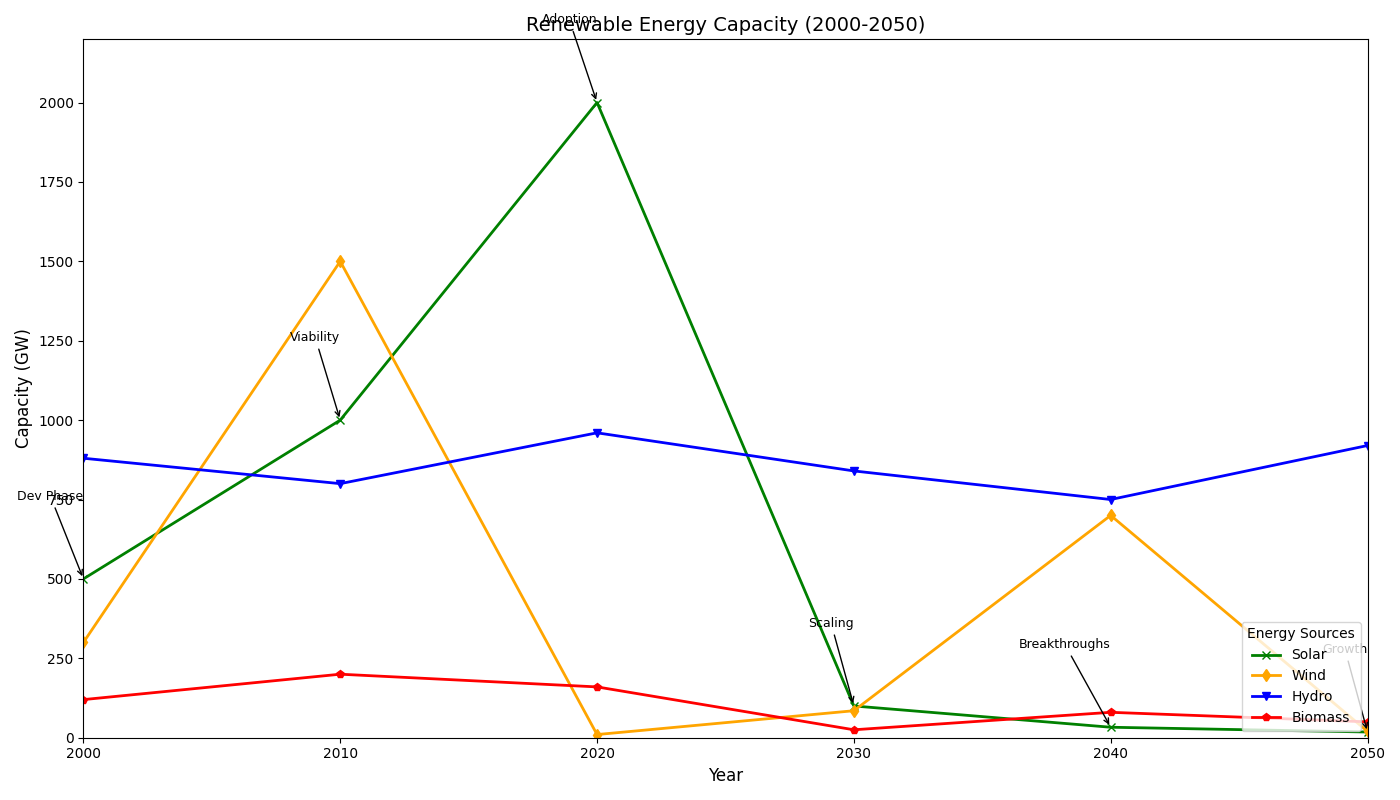

The Python source for this figure:
import matplotlib.pyplot as plt
import numpy as np

years = np.arange(2000, 2060, 10)

solar_capacity = [500, 1000, 2000, 100, 33, 18]
wind_capacity = [300, 1500, 10, 85, 700, 20]
hydro_capacity = [880, 800, 960, 840, 750, 920]
biomass_capacity = [120, 200, 160, 25, 80, 50]

milestones = [
    "Dev Phase",
    "Viability",
    "Adoption",
    "Scaling",
    "Breakthroughs",
    "Growth"
]

fig, ax = plt.subplots(figsize=(14, 8))
ax.plot(years, solar_capacity, marker='x', linestyle='-', color='green', linewidth=2, label='Solar')
ax.plot(years, wind_capacity, marker='d', linestyle='-', color='orange', linewidth=2, label='Wind')
ax.plot(years, hydro_capacity, marker='v', linestyle='-', color='blue', linewidth=2, label='Hydro')
ax.plot(years, biomass_capacity, marker='p', linestyle='-', color='red', linewidth=2, label='Biomass')

ax.set_title('Renewable Energy Capacity (2000-2050)', fontsize=14, fontweight='normal')
ax.set_xlabel('Year', fontsize=12)
ax.set_ylabel('Capacity (GW)', fontsize=12)
ax.grid(False)
ax.legend(title='Energy Sources', loc='lower right', fontsize=10)

for i, milestone in enumerate(milestones):
    ax.annotate(
        milestone, 
        xy=(years[i], solar_capacity[i]), 
        xytext=(years[i], solar_capacity[i] + 250), 
        textcoords='data', 
        arrowprops=dict(facecolor='gray', arrowstyle='->'), 
        fontsize=9, 
        ha='right'
    )

ax.set_xlim(2000, 2050)
ax.set_ylim(0, 2200)
plt.tight_layout()
plt.show()
